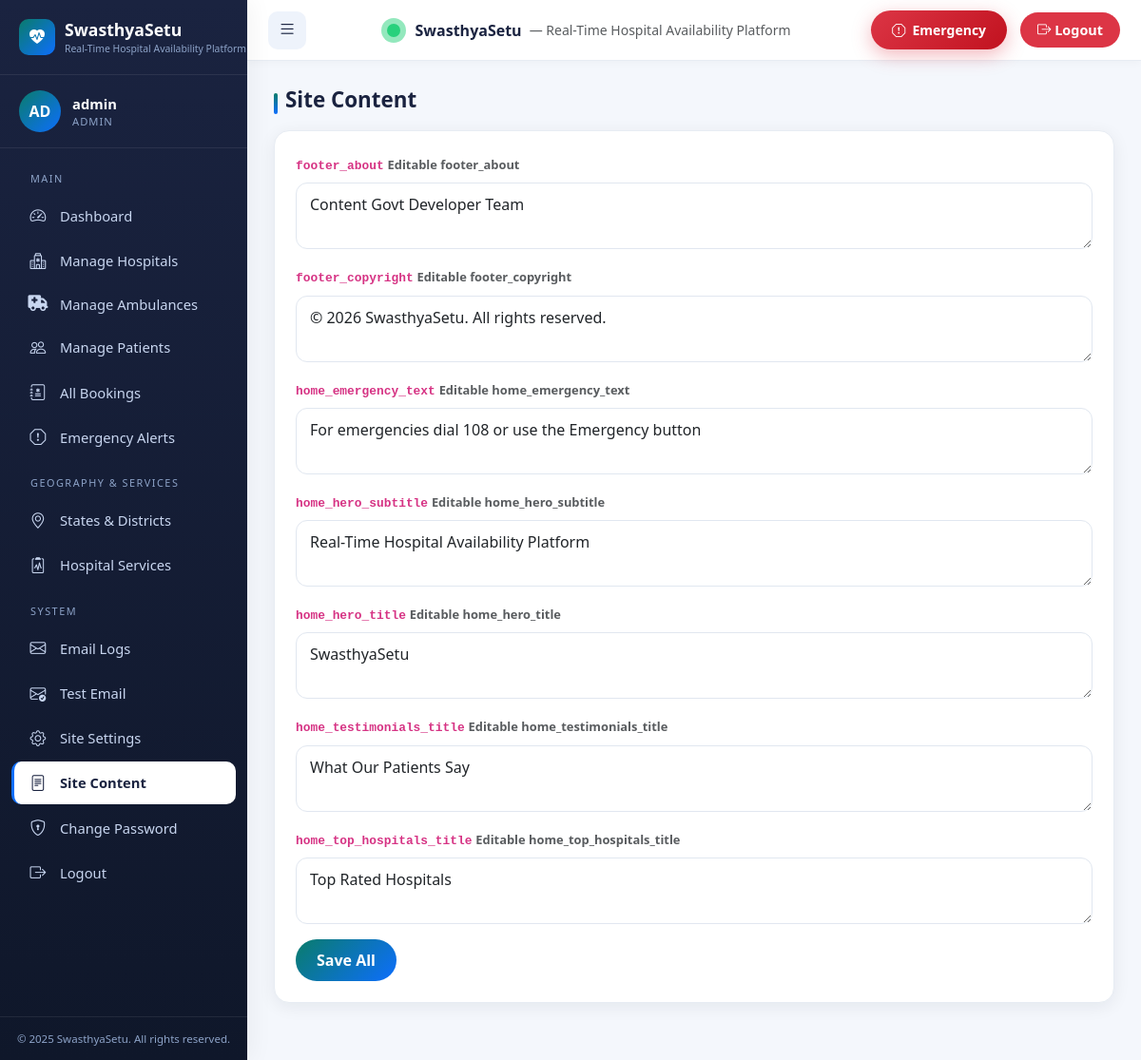
Page /admin/content (signed in) on the committed database.
### app.py (models this page shows, shortened)
class SiteContent(db.Model):
    __tablename__ = 'site_content'
    id = db.Column(db.Integer, primary_key=True)
    key = db.Column(db.String(100), unique=True, nullable=False)
    value = db.Column(db.Text, nullable=False)
    description = db.Column(db.String(255))

class User(UserMixin, db.Model):
    __tablename__ = 'users'
    id = db.Column(db.Integer, primary_key=True)
    email = db.Column(db.String(120), unique=True, nullable=False, index=True)
    password_hash = db.Column(db.String(255), nullable=False)
    role = db.Column(db.String(20), nullable=False)  # admin, hospital, patient
    is_active = db.Column(db.Boolean, default=True)
    is_approved = db.Column(db.Boolean, default=False)
    created_at = db.Column(db.DateTime, default=datetime.utcnow)
    unique_id = db.Column(db.String(20), unique=True, nullable=True)
    hospital_profile = db.relationship('HospitalProfile', backref='user', uselist=False)
    patient_profile = db.relationship('PatientProfile', backref='user', uselist=False)
    bookings = db.relationship('Booking', foreign_keys='Booking.patient_id', backref='patient')
    @property
    def display_name(self):
        if self.role == 'hospital' and self.hospital_profile:
            return self.hospital_profile.hospital_name
        if self.role == 'patient' and self.patient_profile:
            return self.patient_profile.full_name
        return self.email.split('@')[0]
    @property
    def initials(self):
        name = self.display_name or self.email
        parts = name.split()
        if len(parts) >= 2:
            return (parts[0][0] + parts[1][0]).upper()
        return name[:2].upper()

### app.py (the view, shortened to what this page needs)
@app.route('/admin/content', methods=['GET', 'POST'])
@login_required
@role_required('admin')
def admin_content():
    defaults = {
        'home_hero_title': f'Welcome to {APP_NAME}',
        'home_hero_subtitle': APP_TAGLINE,
        'home_emergency_text': 'For emergencies dial 108',
        'footer_copyright': APP_COPYRIGHT,
        'footer_about': 'Connecting patients to hospitals seamlessly across India.',
        'home_top_hospitals_title': 'Top Rated Hospitals',
        'home_testimonials_title': 'What Our Patients Say',
    }
    for key, default in defaults.items():
        if not SiteContent.query.filter_by(key=key).first():
            db.session.add(SiteContent(key=key, value=default, description=f'Editable {key}'))
    db.session.commit()
    contents = SiteContent.query.order_by(SiteContent.key).all()
    return render_template('admin/content.html', contents=contents)

### app.py (called while the page is built)
def role_required(*roles):
    def decorator(f):
        @wraps(f)
        def decorated(*args, **kwargs):
            if not current_user.is_authenticated:
                flash('Please login to access this page.', 'warning')
                return redirect(url_for('login'))
            if current_user.role not in roles:
                flash("You don't have permission to access this page.", 'danger')
                return redirect(url_for('index'))
            return f(*args, **kwargs)
        return decorated
    return decorator

### templates/admin/content.html
{% extends 'base.html' %}
{% block content %}
<h2 class="section-title">Site Content</h2>
<div class="card-soft">
  <form method="post">
    {% for c in contents %}
    <div class="mb-3">
      <label class="form-label"><code>{{ c.key }}</code> <small class="text-muted">{{ c.description or '' }}</small></label>
      <textarea name="value_{{ c.id }}" class="form-control" rows="2">{{ c.value }}</textarea>
    </div>
    {% endfor %}
    <button class="btn btn-primary">Save All</button>
  </form>
</div>
{% endblock %}

### templates/base.html (shortened to what this page needs)
<!doctype html>
<html lang="en">
<head>
  <link href="https://cdn.jsdelivr.net/npm/bootstrap@5.3.3/dist/css/bootstrap.min.css" rel="stylesheet">
  <link rel="stylesheet" href="https://cdn.jsdelivr.net/npm/bootstrap-icons@1.11.3/font/bootstrap-icons.css">
  <link rel="stylesheet" href="https://cdnjs.cloudflare.com/ajax/libs/font-awesome/6.5.2/css/all.min.css">
  <link rel="stylesheet" href="https://cdnjs.cloudflare.com/ajax/libs/animate.css/4.1.1/animate.min.css">
  <link rel="stylesheet" href="https://unpkg.com/leaflet@1.9.4/dist/leaflet.css">
  <link href="{{ url_for('static', filename='css/main.css') }}" rel="stylesheet">
  <link href="{{ url_for('static', filename='css/sidebar.css') }}" rel="stylesheet">
  <link href="{{ url_for('static', filename='css/dashboard.css') }}" rel="stylesheet">
</head>
<body>
  {% if current_user.is_authenticated %}
  <div class="layout">
    <aside class="sidebar" id="sidebar">
      <div class="sidebar-brand">
        <div class="brand-icon"><i class="bi bi-heart-pulse-fill"></i></div>
        <div>
          <span class="brand-text">{{ APP_NAME }}</span>
          <span class="brand-sub">{{ APP_TAGLINE }}</span>
        </div>
      </div>
      <div class="user-card">
        <div class="avatar">{{ current_user.initials }}</div>
        <div class="info">
          <div class="name">{{ current_user.display_name }}</div>
          <div class="role">{{ current_user.role }}</div>
        </div>
      </div>
      <nav class="sidebar-nav">
        {% set ep = request.endpoint or '' %}
        {% if current_user.role == 'admin' %}
          <div class="sidebar-section-label">Main</div>
          <ul>
            <li><a href="{{ url_for('admin_dashboard') }}" class="{{ 'active' if ep=='admin_dashboard' else '' }}"><i class="bi bi-speedometer2"></i><span>Dashboard</span></a></li>
            <li><a href="{{ url_for('admin_hospitals') }}" class="{{ 'active' if 'hospital' in ep and 'admin' in ep else '' }}"><i class="bi bi-hospital"></i><span>Manage Hospitals</span></a></li>
            <li><a href="{{ url_for('admin_ambulances') }}" class="{{ 'active' if ep=='admin_ambulances' else '' }}"><i class="fa-solid fa-truck-medical"></i><span>Manage Ambulances</span></a></li>
            <li><a href="{{ url_for('admin_patients') }}" class="{{ 'active' if 'patient' in ep else '' }}"><i class="bi bi-people"></i><span>Manage Patients</span></a></li>
            <li><a href="{{ url_for('admin_bookings') }}" class="{{ 'active' if ep=='admin_bookings' else '' }}"><i class="bi bi-journal-medical"></i><span>All Bookings</span></a></li>
            <li><a href="{{ url_for('admin_emergency_alerts') }}" class="{{ 'active' if ep=='admin_emergency_alerts' else '' }}"><i class="bi bi-exclamation-octagon"></i><span>Emergency Alerts</span></a></li>
          </ul>
          <div class="sidebar-section-label">Geography & Services</div>
          <ul>
            <li><a href="{{ url_for('manage_states') }}" class="{{ 'active' if ep in ['manage_states','manage_districts'] else '' }}"><i class="bi bi-geo-alt"></i><span>States & Districts</span></a></li>
            <li><a href="{{ url_for('admin_hospital_services') }}" class="{{ 'active' if ep=='admin_hospital_services' else '' }}"><i class="bi bi-clipboard2-pulse"></i><span>Hospital Services</span></a></li>
          </ul>
          <div class="sidebar-section-label">System</div>
          <ul>
            <li><a href="{{ url_for('admin_emails') }}" class="{{ 'active' if 'email' in ep and ep != 'admin_test_email' else '' }}"><i class="bi bi-envelope"></i><span>Email Logs</span></a></li>
            <li><a href="{{ url_for('admin_test_email') }}" class="{{ 'active' if ep=='admin_test_email' else '' }}"><i class="bi bi-envelope-check"></i><span>Test Email</span></a></li>
            <li><a href="{{ url_for('admin_settings') }}" class="{{ 'active' if ep=='admin_settings' else '' }}"><i class="bi bi-gear"></i><span>Site Settings</span></a></li>
            <li><a href="{{ url_for('admin_content') }}" class="{{ 'active' if ep=='admin_content' else '' }}"><i class="bi bi-file-text"></i><span>Site Content</span></a></li>
            <li><a href="{{ url_for('change_password') }}" class="{{ 'active' if ep=='change_password' else '' }}"><i class="bi bi-shield-lock"></i><span>Change Password</span></a></li>
            <li><a href="{{ url_for('logout') }}"><i class="bi bi-box-arrow-right"></i><span>Logout</span></a></li>
          </ul>
        {% endif %}
      </nav>
      <div class="sidebar-footer">{{ APP_COPYRIGHT }}</div>
    </aside>
    <div class="main-area">
      <header class="topbar">
        <button class="toggle-btn" id="sidebarToggle" aria-label="Toggle sidebar"><i class="bi bi-list"></i></button>
        <div class="d-flex align-items-center gap-2">
          <span class="brand-pulse"></span>
          <strong>{{ APP_NAME }}</strong>
          <span class="text-muted small d-none d-md-inline">— {{ APP_TAGLINE }}</span>
        </div>
        <div class="topbar-right">
          <button type="button"
                  class="btn btn-emergency btn-sm d-none d-sm-inline-flex emergency-modal-trigger"
                  data-bs-toggle="modal" data-bs-target="#emergencyModal">
            <i class="bi bi-exclamation-octagon"></i>&nbsp; Emergency
          </button>
          <a class="logout-btn" href="{{ url_for('logout') }}"><i class="bi bi-box-arrow-right"></i> Logout</a>
        </div>
      </header>
      <main class="content">
        {% block content %}{% endblock %}
      </main>
    </div>
  </div>
  {% endif %}
</body>
</html>

### static/css/main.css (style rules this page uses)
:root { --primary: #0a7c6b; --primary-dark: #086053; --primary-light: #1aa28d; --accent: #0d6efd; --emergency: #dc3545; --success: #198754; --warning: #ffc107; --info: #0dcaf0; --sidebar-bg: #1a2340; --sidebar-bg-2: #0f172a; --sidebar-text: #c8d6f0; --sidebar-text-muted: #8da3c8; --body-bg: #f4f7fc; --card-bg: #ffffff; --text: #1a2340; --text-muted: #6c757d; --border: #e7ecf3; --radius: 16px; --shadow: 0 4px 18px rgba(15, 23, 42, 0.07); --shadow-hover: 0 10px 28px rgba(15, 23, 42, 0.13); }
* { box-sizing: border-box; }
body { font-family: 'Segoe UI', system-ui, -apple-system, 'Helvetica Neue', Arial, sans-serif; background: var(--body-bg); color: var(--text); margin: 0; padding: 0; min-height: 100vh; }
a { color: var(--accent); text-decoration: none; }
.btn-primary { background: linear-gradient(135deg, var(--primary), var(--accent)); border: none; border-radius: 30px; padding: 10px 22px; font-weight: 600; color: #fff; transition: all .2s; }
.btn-emergency { background: linear-gradient(135deg, #dc3545, #c1121f); border: none; border-radius: 30px; padding: 10px 22px; font-weight: 700; color: #fff; box-shadow: 0 6px 20px rgba(220, 53, 69, 0.35); }
.card-soft { background: var(--card-bg); border-radius: var(--radius); border: 1px solid var(--border); box-shadow: var(--shadow); padding: 22px; transition: box-shadow .2s, transform .2s; }
.section-title { font-weight: 700; font-size: 1.4rem; color: var(--text); margin-bottom: 18px; position: relative; padding-left: 12px; }
.section-title::before { content: ''; position: absolute; left: 0; top: 6px; height: 22px; width: 4px; background: linear-gradient(180deg, var(--primary), var(--accent)); border-radius: 4px; }
.brand-pulse { display: inline-block; width: 14px; height: 14px; background: #28d17c; border-radius: 50%; margin-right: 8px; position: relative; vertical-align: middle; }
.brand-pulse::after { content: ''; position: absolute; inset: -6px; border-radius: 50%; background: rgba(40, 209, 124, 0.5); animation: pulse 1.6s infinite; }
.form-control, .form-select { border-radius: 12px; padding: 10px 14px; border: 1.5px solid #e1e7f0; transition: border-color .2s, box-shadow .2s; }
.form-label { font-weight: 600; color: #455571; font-size: .92rem; }

### rows in the picture
SiteContent: value "Real-Time Hospital Availability Platform", key "home_hero_subtitle", description "Editable home_hero_subtitle", id "Real-Time Hospital Availability Platform"
User: initials "AD", display_name "admin", role "ADMIN"
SiteContent: key "footer_about", description "Editable footer_about", id "Content Govt Developer Team"
SiteContent: key "footer_copyright", description "Editable footer_copyright", id "© 2026 SwasthyaSetu. All rights reserved."
SiteContent: key "home_emergency_text", description "Editable home_emergency_text", id "For emergencies dial 108 or use the Emergency button"
SiteContent: key "home_hero_title", description "Editable home_hero_title", id "SwasthyaSetu"
SiteContent: key "home_testimonials_title", description "Editable home_testimonials_title", id "What Our Patients Say"
SiteContent: key "home_top_hospitals_title", description "Editable home_top_hospitals_title", id "Top Rated Hospitals"

### other values in the picture
{{ APP_NAME }} "SwasthyaSetu"
{{ APP_COPYRIGHT }} "© 2025 SwasthyaSetu. All rights reserved."
